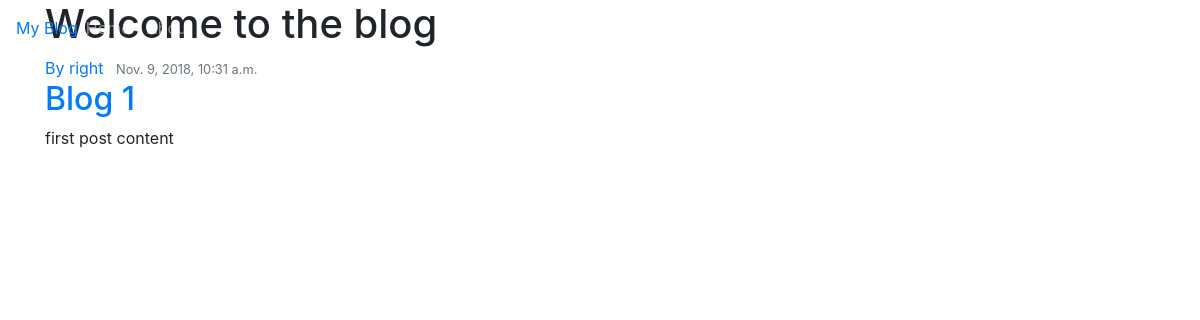
Before: / with the older database file.
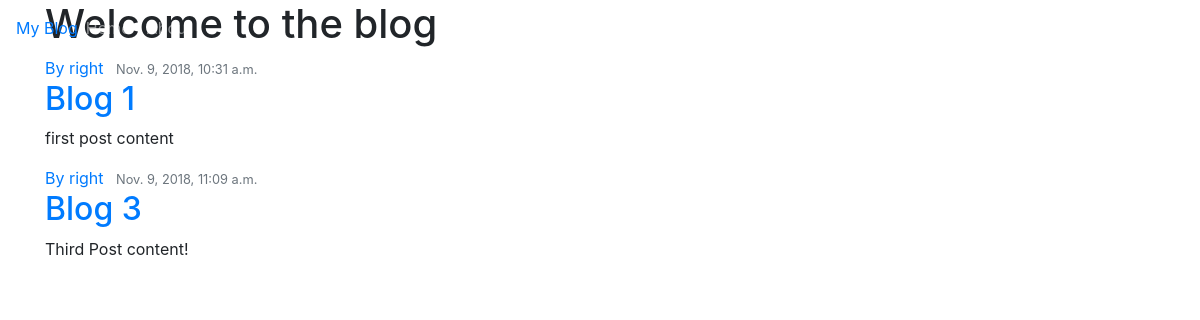
After: the same page with the newer database file.
### blog/models.py (models this page shows, shortened)
class Post(models.Model):
  title = models.CharField(max_length=100)
  content = models.TextField()
  date_posted = models.DateTimeField(default=timezone.now)
  author = models.ForeignKey(User, on_delete=models.CASCADE)

### blog/views.py (the view)
# urls.py: path('', views.home, name = 'blog-home'),
def home(request):
  context = {
    'posts': Post.objects.all()
    }
  return render(request, 'blog/home.html', context)

### blog/templates/blog/home.html
{% extends "blog/base.html" %}
{% block content %}
  <h1>Welcome to the blog</h1>
  {% for post in posts %}
    <article class = 'media content-section'>
      <div class = 'media-body'>
        <div class = 'article-metadata'>
          <a class = 'mr-2' href="#">By {{ post.author }}</a>
          <small class = 'text-muted'>{{ post.date_posted }}</small>
        </div>
        <h2><a class = 'article-title' href="#">{{ post.title }}</a></h2>
        <p class = 'article-content'>{{ post.content }}</p>
      </div>
    </article>
  {% endfor %}
{% endblock content %}

### blog/templates/blog/base.html (shortened to what this page needs)
{% load static %}
<!DOCTYPE html>
<html lang="en">
<head>
    <link rel="stylesheet" href="https://maxcdn.bootstrapcdn.com/bootstrap/4.0.0/css/bootstrap.min.css">
  <link rel="stylesheet" type="text.css" href="{% static 'blog/main.css' %}">
</head>
<body>
  <header class="site-header">
    <nav class="navbar navbar-expand-md navbar-dark bg-steel fixed-top">
      <a href="/">My Blog</a>
      <div class="collapse navbar-collapse" id="navbarToggle">
        <div class="navbar-nav mr-auto">
          <a class="nav-item nav-link" href="/">Home</a>
          <a class="nav-item nav-link" href="/about">About</a>
        </div>
        <div class="navbar-nav">
          <a class="nav-item nav-link" href="#">Login</a>
          <a class="nav-item nav-link" href="#">Register</a>
        </div>
      </div>
    </nav>
  </header>
  <div class='container'>
    {% block content %}{% endblock %}
  </div>
</body>
</html>

Changed rows visible on the page:
added Post: author "right", date_posted "Nov. 9, 2018, 11:09 a.m.", title "Blog 3", content "Third Post content!"
